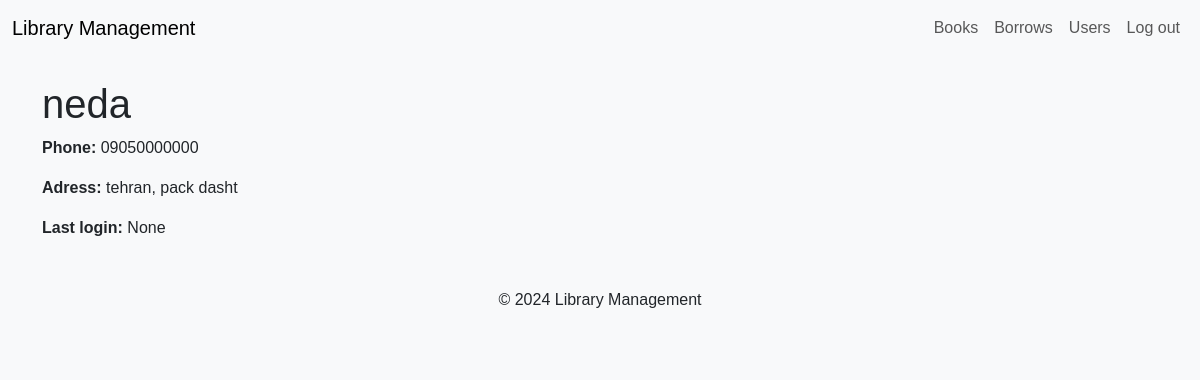
The app's page /accounts/user_detail/1 (signed in) with its own data.
### accounts/models.py (models this page shows, shortened)
class MyUser(AbstractBaseUser):
    full_name = models.CharField(max_length=30)
    date_of_birth = models.DateField(null=True, blank=True,default=None)
    adress = models.CharField(max_length=255)
    national_code = models.CharField(max_length=10, unique=True)
    phone = models.CharField(max_length=11, unique=True)
    is_active = models.BooleanField(default=True)
    is_admin = models.BooleanField(default=False)
    date_joined=models.DateField(auto_now_add=True)
    objects = MyUserManager()
    USERNAME_FIELD = "national_code"
    REQUIRED_FIELDS = ["full_name","phone", "adress"]

### accounts/views.py (the view)
# urls.py: path('user_detail/<int:pk>', UserDetail.as_view(), name='user_detail'),
class UserDetail(View):
    def get(self, request, pk):
        context = {
            "user": get_object_or_404(user, id=pk)
        }
        return render(request, 'accounts/user_detail.html', context=context)

### accounts/templates/accounts/user_detail.html (shortened to what this page needs)
{% extends 'base.html' %}
{% block content %}
<h1>{{ user.full_name }}</h1>
<p><strong>Phone:</strong> {{ user.phone }}</p>
<p><strong>Adress:</strong> {{ user.adress }}</p>
<p><strong>Last login:</strong> {{ user.last_login }}</p>
{% endblock %}

### static/css/styles.css (style rules this page uses)
body { background-color: #f8f9fa; font-family: Arial, sans-serif; }

### records on screen
MyUser: full_name "neda", phone "09050000000", adress "tehran, pack dasht", last_login "None"
